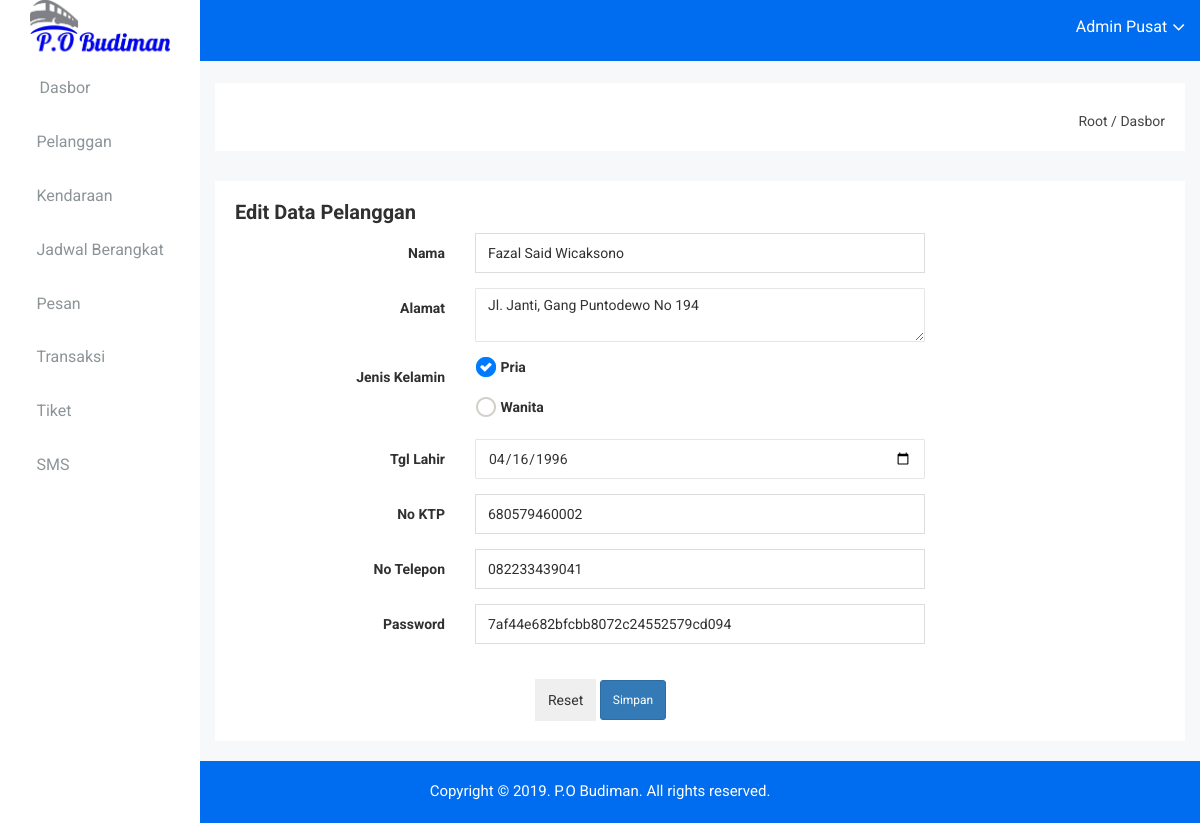
/dashboard/index.php?act=edit_pelanggan&id_pelanggan=5 (signed in), run on the app's committed database.
### tables this page shows
CREATE TABLE `pelanggan` (
  `id_pelanggan` int(11) NOT NULL,
  `nama_pelanggan` varchar(50) NOT NULL,
  `alamat` text NOT NULL,
  `jk` enum('Pria','Wanita') NOT NULL,
  `tgl_lahir` date NOT NULL,
  `no_ktp` varchar(20) NOT NULL,
  `no_telp` varchar(15) NOT NULL,
  `password` varchar(100) NOT NULL
);

### dashboard/pages/pelanggan/edit_pelanggan.php (the view, shortened to what this page needs)
<?php
$kon = new mysqli("localhost", "root", "", "budiman");
$id_pelanggan = $_GET['id_pelanggan'];
$query = mysqli_query($kon, "select * from pelanggan where id_pelanggan='$id_pelanggan'") or die(mysqli_error());
$data = mysqli_fetch_array($query);
$jk = $data['jk'];
?>
<div class="data-table-area mg-b-15">
    <div class="container-fluid">
        <div class="row">
            <div class="col-lg-12 col-md-12 col-sm-12 col-xs-12">
                <div class="sparkline12-list">
                    <div class="sparkline12-hd">
                        <div class="main-sparkline12-hd">
                            <h1>Edit Data Pelanggan</h1>
                        </div>
                    </div>
                    <div class="sparkline12-graph">
                        <div class="basic-login-form-ad">
                            <div class="row">
                                <div class="col-lg-12 col-md-12 col-sm-12 col-xs-12">
                                    <div class="all-form-element-inner">
                                        <form action="pages/pelanggan/proses_edit.php" method="post">
                                            <div class="form-group-inner">
                                                <div class="row">
                                                    <div class="col-lg-3 col-md-3 col-sm-3 col-xs-12">
                                                        <label class="login2 pull-right pull-right-pro">Nama</label>
                                                    </div>
                                                    <div class="col-lg-6 col-md-6 col-sm-6 col-xs-12">
                                                        <input type="text" name="nama" class="form-control" value="<?php echo $data['nama_pelanggan']; ?>" />
                                                    </div>
                                                </div>
                                            </div>
                                            <div class="form-group-inner">
                                                <div class="row">
                                                    <div class="col-lg-3 col-md-3 col-sm-3 col-xs-12">
                                                        <label class="login2 pull-right pull-right-pro">Alamat</label>
                                                    </div>
                                                    <div class="col-lg-6 col-md-6 col-sm-6 col-xs-12">
                                                        <textarea name="alamat" class="form-control"><?php echo $data['alamat']; ?></textarea>
                                                    </div>
                                                </div>
                                            </div>
                                            <div class="form-group-inner">
                                                <div class="row">
                                                    <div class="col-lg-3 col-md-3 col-sm-3 col-xs-12">
                                                        <label class="login2 pull-right pull-right-pro">Jenis Kelamin</label>
                                                    </div>
                                                    <div class="col-lg-6 col-md-6 col-sm-6 col-xs-12">
                                                        <div class="i-checks pull-left">
                                                            <label>
                                                                <input type="radio" value="Pria" name="jk" <?php if ($jk == 'Pria') {
                                                                                                                echo 'checked';
                                                                                                            } ?> /> <i></i> Pria </label>
                                                        </div>
                                                        <br/><br/>
                                                        <div class="i-checks pull-left">
                                                            <label>
                                                                <input type="radio" value="Wanita" name="jk" <?php if ($jk == 'Wanita') {
                                                                                                                echo 'checked';
                                                                                                            } ?> /> <i></i> Wanita </label>
                                                        </div>
                                                    </div>
                                                </div>
                                            </div>
                                            <div class="form-group-inner">
                                                <div class="row">
                                                    <div class="col-lg-3 col-md-3 col-sm-3 col-xs-12">
                                                        <label class="login2 pull-right pull-right-pro">Tgl Lahir</label>
                                                    </div>
                                                    <div class="col-lg-6 col-md-6 col-sm-6 col-xs-12">
                                                        <input type="date" name="tgl_lahir" class="form-control" maxlength="16" value="<?php echo $data['tgl_lahir']; ?>" />
                                                    </div>
                                                </div>
                                            </div>
                                            <div class="form-group-inner">
                                                <div class="row">
                                                    <div class="col-lg-3 col-md-3 col-sm-3 col-xs-12">
                                                        <label class="login2 pull-right pull-right-pro">No KTP</label>
                                                    </div>
                                                    <div class="col-lg-6 col-md-6 col-sm-6 col-xs-12">
                                                        <input type="text" name="ktp" class="form-control" maxlength="16" value="<?php echo $data['no_ktp']; ?>" />
                                                    </div>
                                                </div>
                                            </div>
                                            <div class="form-group-inner">
                                                <div class="row">
                                                    <div class="col-lg-3 col-md-3 col-sm-3 col-xs-12">
                                                        <label class="login2 pull-right pull-right-pro">No Telepon</label>
                                                    </div>
                                                    <div class="col-lg-6 col-md-6 col-sm-6 col-xs-12">
                                                        <input type="text" name="telp" class="form-control" maxlength="16" value="<?php echo $data['no_telp']; ?>" />
                                                    </div>
                                                </div>
                                            </div>
                                            <div class="form-group-inner">
                                                <div class="row">
                                                    <div class="col-lg-3 col-md-3 col-sm-3 col-xs-12">
                                                        <label class="login2 pull-right pull-right-pro">Password</label>
                                                    </div>
                                                    <div class="col-lg-6 col-md-6 col-sm-6 col-xs-12">
                                                        <input type="text" name="password" class="form-control" value="<?php echo $data['password']; ?>" />
                                                    </div>
                                                </div>
                                            </div>
                                            <div class="form-group-inner">
                                                <div class="row">
                                                    <div class="col-lg-6 col-md-6 col-sm-6 col-xs-12">
                                                        <div class="col-lg-8 col-md-8 col-sm-8 col-xs-12">
                                                        </div>
                                                        <div class="login-horizental cancel-wp pull-left form-bc-ele">
                                                            <input class="btn btn-white" onclick="window.history.back()" type="reset" />
                                                            <input class="btn btn-sm btn-primary login-submit-cs" type="submit" value="Simpan" name="simpan"/>
                                                        </div>
                                                    </div>
                                                </div>
                                            </div>
                                        </form>
                                    </div>
                                </div>
                            </div>
                        </div>
                    </div>
                </div>
            </div>
        </div>
    </div>
</div>

### dashboard/css/main.css (style rules this page uses)
html { color: #222; font-size: 1em; line-height: 1.4; }
textarea { resize: vertical; }

### data on the page
pelanggan: nama "Fazal Said Wicaksono", alamat "Jl. Janti, Gang Puntodewo No 194", tgl_lahir "04/16/1996", ktp "680579460002", telp "082233439041", password "7af44e682bfcbb8072c24552579cd094"

### other printed values
$_SESSION['nama_admin'] "Admin Pusat"
